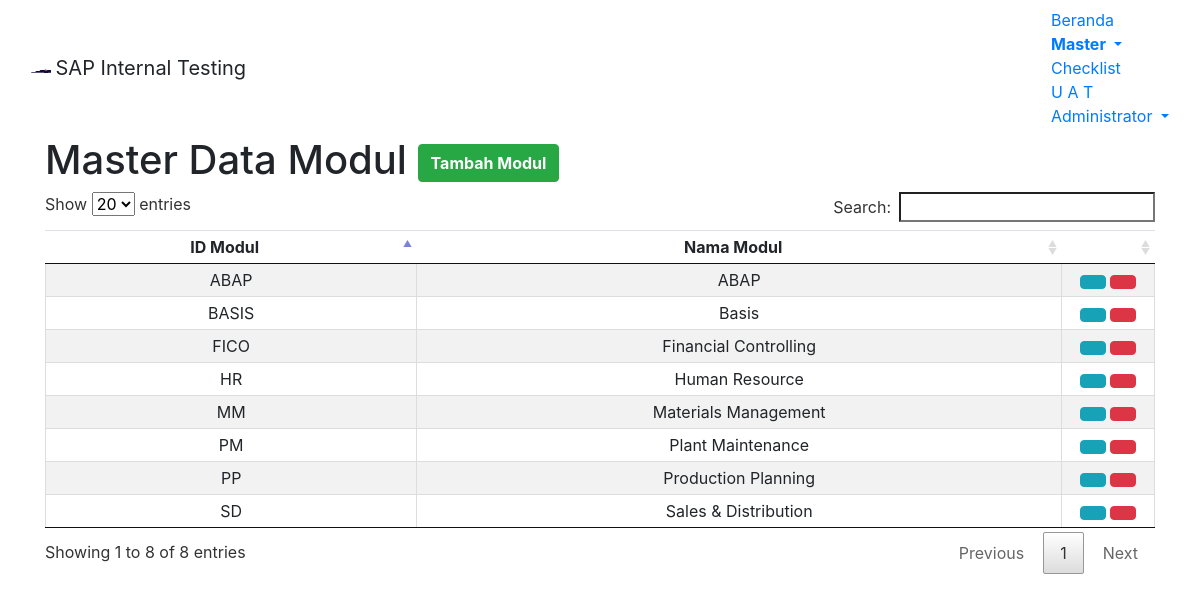
Before: /module/home/m-modul.php (signed in) with the older database file.
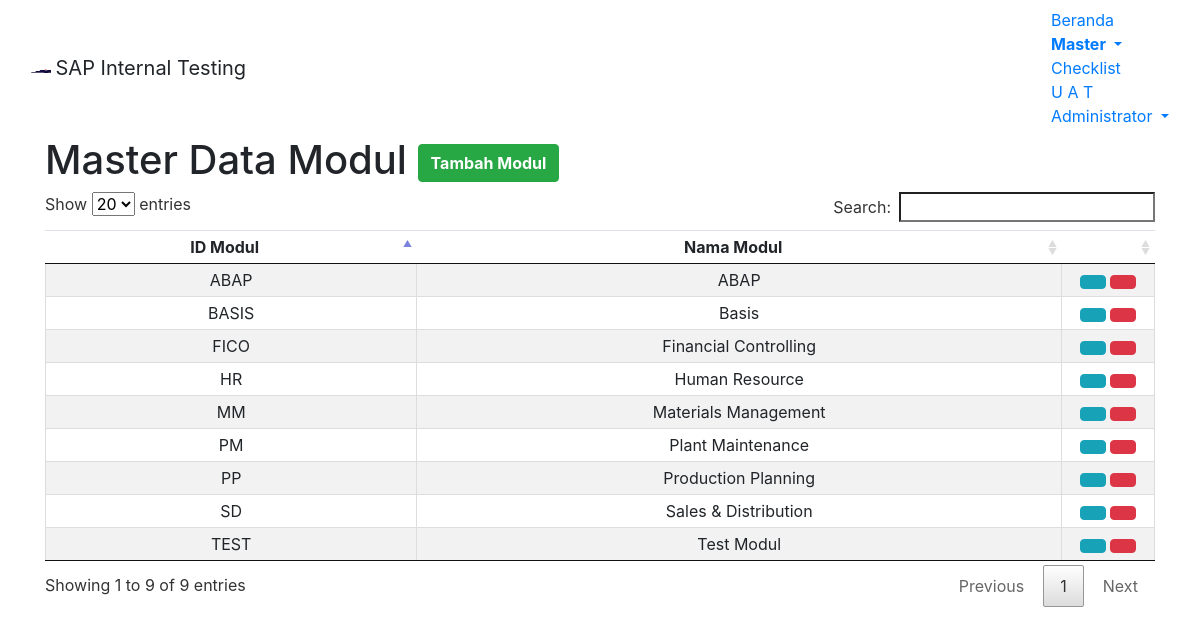
After: the same page with the newer database file.
### tables this page shows
CREATE TABLE `m_modul` (
  `id` int(11) NOT NULL,
  `idmodul` varchar(255) NOT NULL,
  `namemodul` varchar(255) NOT NULL,
  `chg_by` varchar(255) DEFAULT NULL,
  `chg_date` datetime DEFAULT NULL
);

### module/home/m-modul.php (the view, shortened to what this page needs)
<!DOCTYPE html>
<?php
	$root = "../../";
?>
 <html lang="en-US">
<head>
<link href="<?php echo $root; ?>assets/css/bootstrap.min.css" rel="stylesheet">
<link href="<?php echo $root; ?>assets/datatables/media/css/jquery.dataTables.min.css" rel="stylesheet">
<link href="<?php echo $root; ?>assets/bs-select/css/bootstrap-select.min.css" rel="stylesheet">
<body>
	<nav class="navbar navbar-default">
	  <div class="container-fluid">
		<div class="navbar-header">
		  <img alt="Samator" class="navbar-text" src="<?php echo $root; ?>assets/images/s-logo.png" width="20" height="20">
		  <a class="navbar-brand">SAP Internal Testing</a>
		</div>
		<ul class="nav navbar-nav navbar-right">
			<li><a href="<?php echo $root; ?>module/home/home.php">Beranda</a></li>
			<li class="dropdown active">
				<a class="dropdown-toggle" data-toggle="dropdown" href="#"><b>Master
				<span class="caret"></span></b></a>
			</li>
			<li><a href="<?php echo $root; ?>module/home/checklist.php">Checklist</a></li>
			<li><a href="<?php echo $root; ?>module/home/uat.php">U A T</a></li>
			<li class="dropdown">
				<a class="dropdown-toggle" data-toggle="dropdown" href="#"><span class="glyphicon glyphicon-user" aria-hidden="true"></span>
				<?php echo $_SESSION["longname"]; ?>
				<span class="caret"></span></a>
			</li>
		</ul>
	  </div>
	</nav>
	<div class="container container-fluid">
		<h1>Master Data Modul
			<?php
				if ($_SESSION['modul']=="ABAP" || $_SESSION['modul']=="BASIS")
				{
			?>
			<button type="button" class="btn btn-success pull-right" data-toggle="modal" data-target="#modalAddModul"><span class="glyphicon glyphicon-plus"></span> <b>Tambah Modul</b></button>
			<?php
				}
				else
				{
				}
			?>
		</h1>
	</div>
	<div class="container container-fluid">
		<table id="tableModul" class="table table-hover text-center table-striped compact cell-border">
			<thead>
				<tr>
					<td><b>ID Modul</b></td>
					<td><b>Nama Modul</b></td>
					<?php if ($_SESSION['modul']=="ABAP" || $_SESSION['modul']=="BASIS") { ?>
					<td class="col-md-1"></td>
					<?php } else {} ?>
				</tr>
			</thead>
			<tbody>
			<?php
				$con = mysqli_connect("localhost","root","","saptest");
				$query = "SELECT * FROM m_modul";
				$result = mysqli_query($con,$query);
				while($row = mysqli_fetch_array($result,MYSQLI_ASSOC))
				{
					echo "<tr>";
						echo "<td style:'border=1px solid black'>".$row['idmodul']."</td>";
						echo "<td style:'border=1px solid black>".$row['namemodul']."</td>";
					if ($_SESSION['modul']=="ABAP" || $_SESSION['modul']=="BASIS")
						{
			?>
							<td><a class='btn btn-info btn-xs' data-toggle='modal' href="#modalEditModul<?php echo $row['idmodul']; ?>"><span class='glyphicon glyphicon-pencil'></span></a>
							<a class='btn btn-danger btn-xs' data-toggle='modal' href="#modalDelModul<?php echo $row['idmodul']; ?>"><span class='glyphicon glyphicon-trash'></span></a></td>
			<?php
						}
						else
						{
						}
					echo "</tr>";
				}
			?>
			</tbody>
		</table>
	</div>
</body>

Changed rows visible on the page:
added m_modul: idmodul "TEST", namemodul "Test Modul"
Other visible differences:
text written by a page script: "Show entries Search: Showing 1 to 8 of 8 entries Previous 1 Next" → "Show entries Search: Showing 1 to 9 of 9 entries Previous 1 Next"
